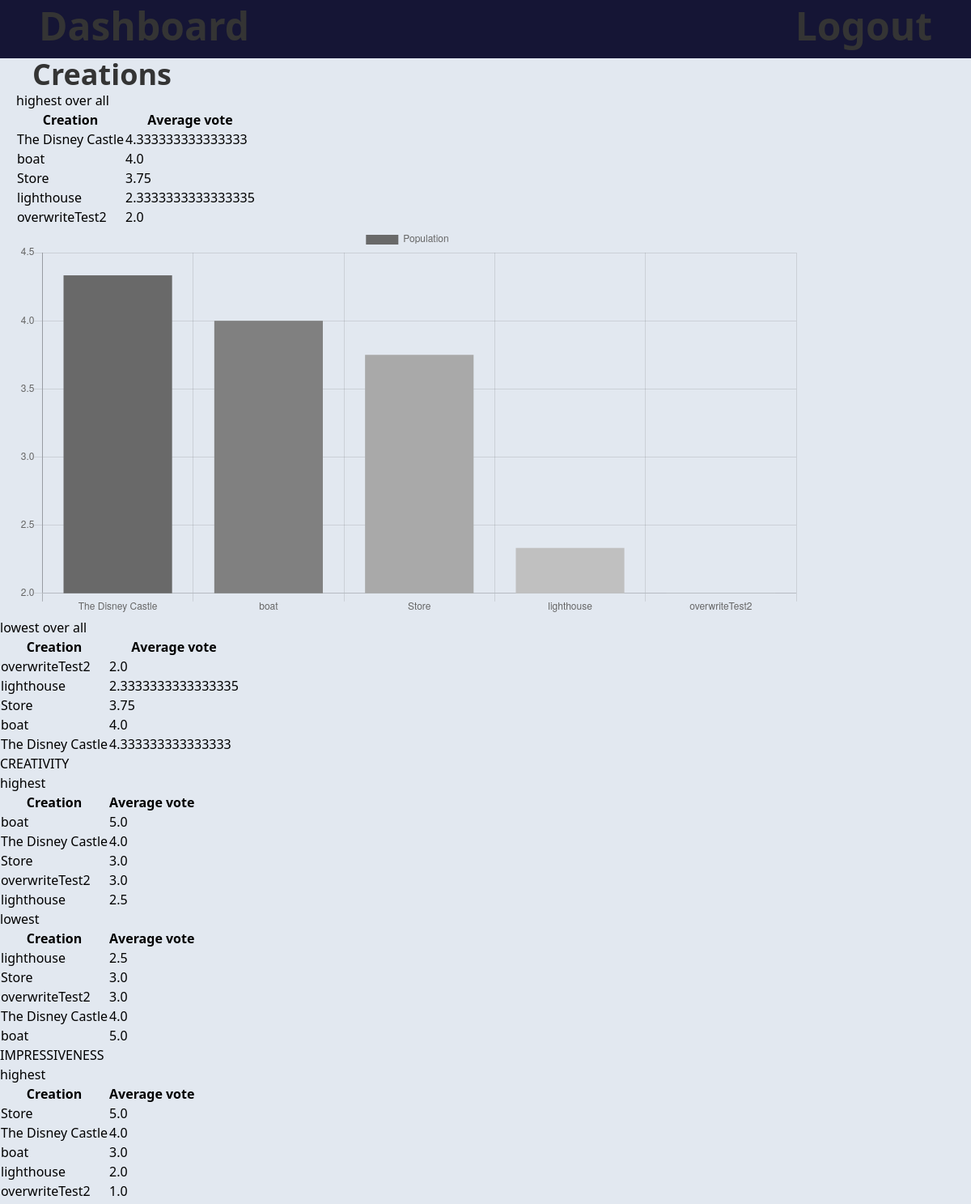
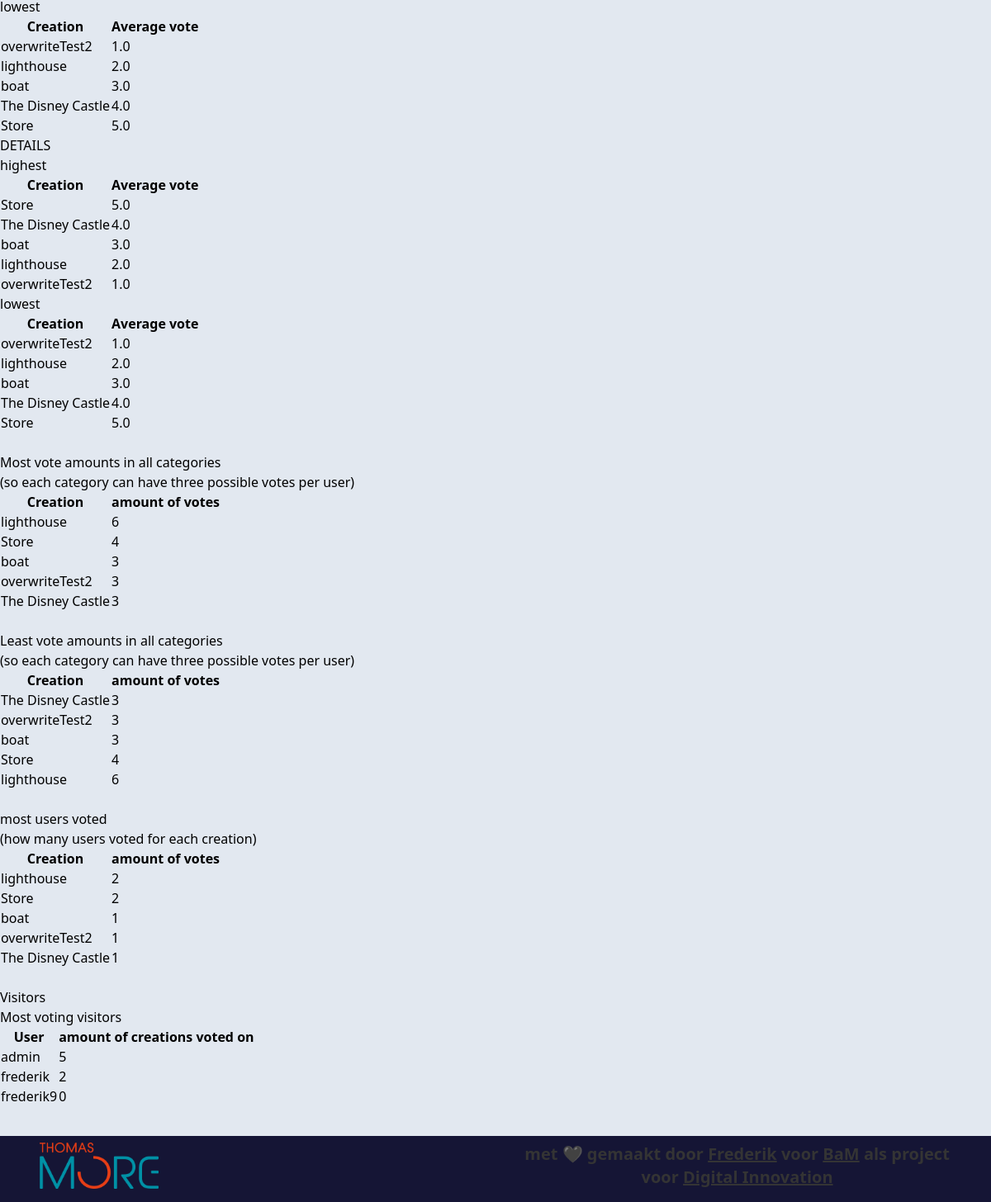
The app's page /voting/dashboard/stats/ (signed in) with its own data (2 pictures, top to bottom).
### voting/models.py (models this page shows)
class Creation(models.Model):
    name = models.CharField(max_length=200)
    description = models.CharField(max_length=200)
    creator = models.CharField(max_length=200)
    image = models.ImageField(
        upload_to='creations/', null=True, blank=True)
    number = models.IntegerField(unique=True)
    def __str__(self):
        return self.name

### voting/views.py (the view)
# urls.py: path("dashboard/stats/", views.stats, name="stats"),
@ user_passes_test(lambda u: u.is_staff)
def stats(request):
    def subSetOfQuery(querySet, lowToHigh=False):
        splice = min(settings.STAT_AMOUNT, len(querySet))
        return querySet[:splice]
    highestAvgPerCreation = Creation.objects.annotate(
        avg=Coalesce(Avg("votinglist__vote"), 0, output_field=FloatField())).order_by("-avg")
    highestAvgPerCreation = subSetOfQuery(highestAvgPerCreation)
    lowestAvgPerCreation = Creation.objects.annotate(
        avg=Coalesce(Avg("votinglist__vote"), 0, output_field=FloatField())).order_by("avg")
    lowestAvgPerCreation = subSetOfQuery(lowestAvgPerCreation)
    highestCrea = Creation.objects.filter(votinglist__category__startswith="crea").annotate(
        avg=Avg("votinglist__vote")).order_by("-avg")
    highestCrea = subSetOfQuery(highestCrea)
    lowestCrea = Creation.objects.filter(votinglist__category__startswith="crea").annotate(
        avg=Avg("votinglist__vote")).order_by("avg")
    lowestCrea = subSetOfQuery(lowestCrea)
    highestImpr = Creation.objects.filter(votinglist__category__startswith="impr").annotate(
        avg=Avg("votinglist__vote")).order_by("-avg")
    highestImpr = subSetOfQuery(highestImpr)
    lowestImpr = Creation.objects.filter(votinglist__category__startswith="impr").annotate(
        avg=Avg("votinglist__vote")).order_by("avg")
    lowestImpr = subSetOfQuery(lowestImpr)
    highestDeta = Creation.objects.filter(votinglist__category__startswith="impr").annotate(
        avg=Avg("votinglist__vote")).order_by("-avg")
    highestDeta = subSetOfQuery(highestDeta)
    lowestDeta = Creation.objects.filter(votinglist__category__startswith="impr").annotate(
        avg=Avg("votinglist__vote")).order_by("avg")
    lowestDeta = subSetOfQuery(lowestDeta)
    amountOfVotes = Creation.objects.annotate(
        amount=Count("votinglist__vote")).order_by("-amount")
    amountOfVotes = subSetOfQuery(amountOfVotes)
    mostVotes = User.objects.annotate(amount=Count(
        "votinglist__creation__id", distinct=True)).order_by("-amount")
    mostVotes = subSetOfQuery(mostVotes)
    mostUsers = Creation.objects.annotate(amount=Count(
        "votinglist__user__id", distinct=True)).order_by("-amount")
    mostUsers = subSetOfQuery(mostUsers)
    print(highestAvgPerCreation)
    return render(request=request, template_name="voting/stats.html", context={
        "highestAvgPerCreation": highestAvgPerCreation,
        "lowestAvgPerCreation": lowestAvgPerCreation,
        "highestCrea": highestCrea,
        "lowestCrea": lowestCrea,
        "highestImpr": highestImpr,
        "lowestImpr": lowestImpr,
        "highestDeta": highestDeta,
        "lowestDeta": lowestDeta,
        "amountOfVotes": amountOfVotes,
        "mostUsers": mostUsers,
        "mostVotes": mostVotes,
        "creations": Creation.objects.all()})

### voting/templates/voting/stats.html (shortened to what this page needs)
{% extends 'voting/header.html' %}
{% block content %}
{% load static %}
<script>
  const names = [{% for item in highestAvgPerCreation %}"{{item.name}}",{%endfor%}];
  const values = [{% for item in highestAvgPerCreation %}{{item.avg }},{% endfor %}];
createGraph(names, values, "pie-chart")
</script>
<div class="mx-5">
  <div>
    <h2 class="text-bamDarkText text-4xl font-bold px-5 self-center">Creations</h2>
  </div>
  <div>
    <h4>highest over all</h4>
    <table>
      <tr>
        <th>Creation</th>
        <th>Average vote</th>
      </tr>
      {% for item in highestAvgPerCreation %}
      <tr>
        <td>{{ item }}</td>
        <td>{{ item.avg }}</td>
      </tr>
      {% endfor %}
    </table>
  </div>
  <div class="w-5/6">
      <canvas class="" id="pie-chart"></canvas>
  </div>
</div>
  <h4>lowest over all</h4>
<table>
    <tr>
      <th>Creation</th>
      <th>Average vote</th>
    </tr>
    {% for item in lowestAvgPerCreation %}
    <tr>
        <td>{{ item }}</td>
        <td>{{ item.avg }}</td>
    </tr>
    {% endfor %}
</table>
<h3>CREATIVITY</h3>
<h4> highest</h4>
<table>
    <tr>
      <th>Creation</th>
      <th>Average vote</th>
    </tr>
    {% for item in highestCrea %}
    <tr>
        <td>{{ item }}</td>
        <td>{{ item.avg }}</td>
    </tr>
    {% endfor %}
</table>
<h4> lowest</h4>
<table>
    <tr>
      <th>Creation</th>
      <th>Average vote</th>
    </tr>
    {% for item in lowestCrea %}
    <tr>
        <td>{{ item }}</td>
        <td>{{ item.avg }}</td>
    </tr>
    {% endfor %}
</table>
<h3>IMPRESSIVENESS</h3>
<h4> highest</h4>
<table>
    <tr>
      <th>Creation</th>
      <th>Average vote</th>
    </tr>
    {% for item in highestImpr %}
    <tr>
        <td>{{ item }}</td>
        <td>{{ item.avg }}</td>
    </tr>
    {% endfor %}
</table>
<h4>lowest</h4>
<table>
    <tr>
      <th>Creation</th>
      <th>Average vote</th>
    </tr>
    {% for item in lowestImpr %}
    <tr>
        <td>{{ item }}</td>
        <td>{{ item.avg }}</td>
    </tr>
    {% endfor %}
</table>
<h3>DETAILS</h3>
<h4>highest</h4>
<table>
    <tr>
      <th>Creation</th>
      <th>Average vote</th>
    </tr>
    {% for item in highestDeta %}
    <tr>
        <td>{{ item }}</td>
        <td>{{ item.avg }}</td>
    </tr>
    {% endfor %}
</table>
<h4>lowest</h4>
<table>
    <tr>
      <th>Creation</th>
      <th>Average vote</th>
    </tr>
    {% for item in highestDeta reversed %}
    <tr>
        <td>{{ item }}</td>
        <td>{{ item.avg }}</td>
    </tr>
    {% endfor %}
</table>
<br>
<h3>Most vote amounts in all categories</h3>
(so each category can have three possible votes per user)
<table>
  <tr>
    <th>Creation</th>
    <th>amount of votes</th>
  </tr>
  {% for item in amountOfVotes %}
  <tr>
      <td>{{ item }}</td>
      <td>{{ item.amount }}</td>
  </tr>
  {% endfor %}
</table>
<br>
<h3>Least vote amounts in all categories</h3>
(so each category can have three possible votes per user)
<table>
  <tr>
    <th>Creation</th>
    <th>amount of votes</th>
  </tr>
  {% for item in amountOfVotes reversed %}
  <tr>
      <td>{{ item }}</td>
      <td>{{ item.amount }}</td>
  </tr>
  {% endfor %}
</table>
<br>
<h3>most users voted</h3>
(how many users voted for each creation)
<table>
  <tr>
    <th>Creation</th>
    <th>amount of votes</th>
  </tr>
  {% for item in mostUsers %}
  <tr>
      <td>{{ item }}</td>
      <td>{{ item.amount }}</td>
  </tr>
  {% endfor %}
</table>
<br>
<h2>Visitors</h2>
<h3>Most voting visitors</h3>
<table>
  <tr>
    <th>User</th>
    <th>amount of creations voted on</th>
  </tr>
  {% for item in mostVotes %}
  <tr>
      <td>{{ item }}</td>
      <td>{{ item.amount }}</td>
  </tr>
  {% endfor %}
</table>
<br>
</div>
{% endblock %}

### records on screen
Creation: name "The Disney Castle", avg "4.333333333333333", avg "4.0", amount "3", amount "1"
Creation: name "boat", avg "4.0", avg "5.0", avg "3.0", amount "3", amount "1"
Creation: name "Store", avg "3.75", avg "3.0", avg "5.0", amount "4", amount "2"
Creation: name "lighthouse", avg "2.3333333333333335", avg "2.5", avg "2.0", amount "6", amount "2"
Creation: name "overwriteTest2", avg "2.0", avg "3.0", avg "1.0", amount "3", amount "1"

### other values on screen
{{ item }} "admin"
{{ item.amount }} "5"
{{ item }} "frederik"
{{ item.amount }} "2"
{{ item }} "frederik9"
{{ item.amount }} "0"
chart data {{ item.name }} The Disney Castle, boat, Store, lighthouse, overwriteTest2
chart data {{ item.avg }} 4.333333333333333, 4.0, 3.75, 2.3333333333333335, 2.0
